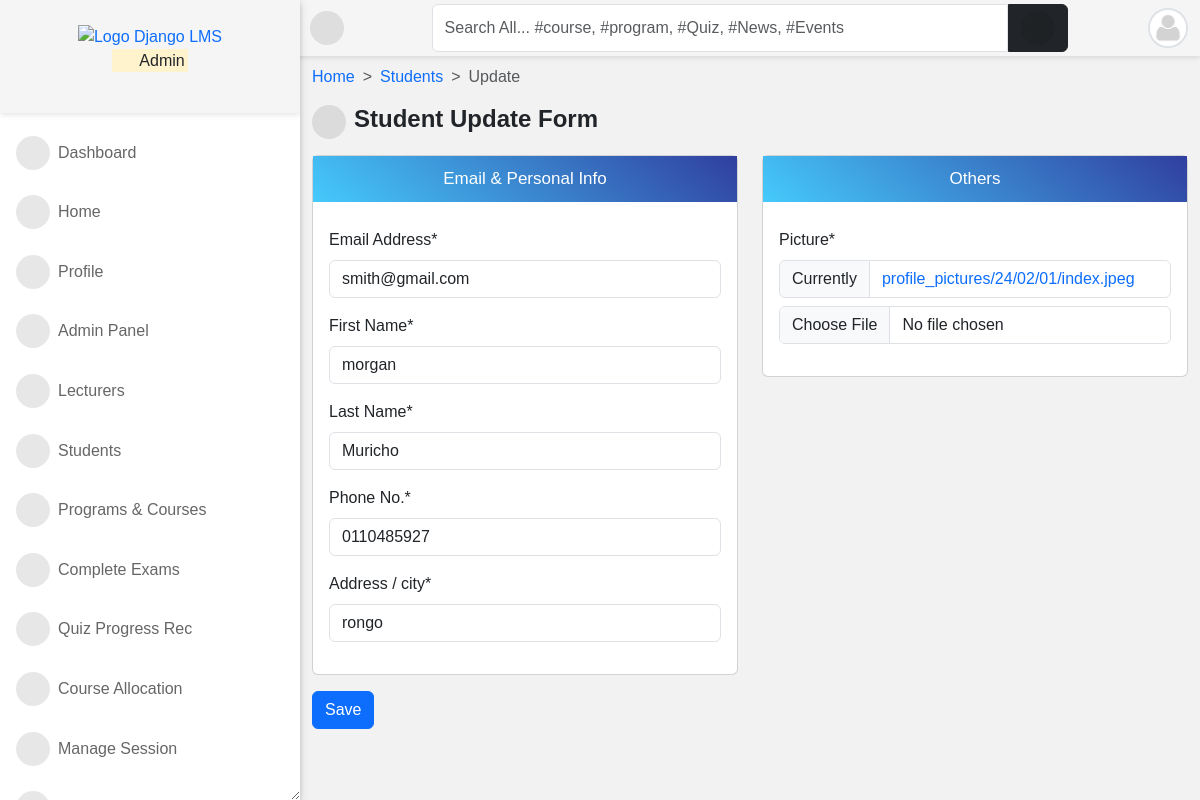
The app's page /accounts/student/2/edit/ (signed in) with its own data.
### accounts/models.py (models this page shows, shortened)
class User(AbstractUser):
    is_student = models.BooleanField(default=False)
    is_lecturer = models.BooleanField(default=False)
    is_parent = models.BooleanField(default=False)
    is_dep_head = models.BooleanField(default=False)
    phone = models.CharField(max_length=60, blank=True, null=True)
    address = models.CharField(max_length=60, blank=True, null=True)
    picture = models.ImageField(
        upload_to="profile_pictures/%y/%m/%d/", default="default.png", null=True
    )
    email = models.EmailField(blank=True, null=True)
    username_validator = ASCIIUsernameValidator()
    objects = CustomUserManager()
    class Meta:
        ordering = ("-date_joined",)
    @property
    def get_user_role(self):
        if self.is_superuser:
            role = "Admin"
        elif self.is_student:
            role = "Student"
        elif self.is_lecturer:
            role = "Lecturer"
        elif self.is_parent:
            role = "Parent"
        return role

### accounts/decorators.py (the view)
    def wrapper(request, *args, **kwargs):
        if test_func(request.user):
            return function(request, *args, **kwargs) if function else None
        else:
            return redirect(redirect_to)

### accounts/views.py (called while the page is built)
@login_required
@admin_required
def edit_student(request, pk):
    instance = get_object_or_404(User, is_student=True, pk=pk)
    if request.method == "POST":
        form = ProfileUpdateForm(request.POST, request.FILES, instance=instance)
        full_name = instance.get_full_name
        if form.is_valid():
            form.save()
            messages.success(request, ("Student " + full_name + " has been updated."))
            return redirect("student_list")
        else:
            messages.error(request, "Please correct the error below.")
    else:
        form = ProfileUpdateForm(instance=instance)
    return render(
        request,
        "accounts/edit_student.html",
        {
            "title": "Edit-profile",
            "form": form,
        },
    )

### templates/accounts/edit_student.html (shortened to what this page needs)
{% extends 'base.html' %}
{% load crispy_forms_tags %}
{% load static %}
{% block content %}
<nav style="--bs-breadcrumb-divider: '>';" aria-label="breadcrumb">
    <ol class="breadcrumb">
      <li class="breadcrumb-item"><a href="/">Home</a></li>
      <li class="breadcrumb-item"><a href="{% url 'student_list' %}">Students</a></li>
      <li class="breadcrumb-item active" aria-current="page">Update</li>
    </ol>
</nav>
<h4 class="fw-bold mb-3"><i class="fas fa-cog me-2"></i>Student Update Form</h4>
<form action="" method="POST" enctype="multipart/form-data">{% csrf_token %}
    <div class="row mb-3">
        <div class="col-md-6">
            <div class="card">
                <p class="form-title">Email &amp; Personal Info</p>
                <div class="card-body">
                    {{ form.email|as_crispy_field }}
                    {{ form.first_name|as_crispy_field }}
                    {{ form.last_name|as_crispy_field }}
                    {{ form.phone|as_crispy_field }}
                    {{ form.address|as_crispy_field }}
                </div>
            </div>
        </div>
        <div class="col-md-6">
            <div class="card">
                <p class="form-title">Others</p>
                <div class="card-body">
                    {{ form.picture|as_crispy_field }}
                </div>
            </div>
        </div>
    </div>
    <input class="btn btn-primary" type="submit" value="Save">
</form>
{% endblock content %}

### templates/aside.html (shortened to what this page needs)
{% load static %}
<div id="side-nav">
	<div class="main-menu">
		<div class="top-side text-center py-4" style="background-image: url({% static 'img/dotted.jpg' %});">
			<a href="/">
				<img src="{% static 'img/dj-lms.png' %}" width="110px" alt="Logo Django LMS">
			</a>
			<p class="text-orange">
				<mark>
					<i class="far fa-hand-point-right"></i>
					{{ request.user.get_user_role }}
				</mark>
			</p>
		</div>
		{% url 'home' as hom %} {% url 'dashboard' as dash %} {% url 'profile' as prof %}
		{% url 'lecturer_list' as lec %}
		{% url 'student_list' as stu %} {% url 'course_allocation_view' as cav %}
		{% url 'programs' as pro %} {% url 'session_list' as sess %} {% url 'semester_list' as sem %}
		{% url 'quiz_progress' as qpr %} {% url 'quiz_marking' as qce %} {% url 'user_course_list' as ucl %}
		{% url 'admin_panel' as admin_p %}
		<ul>
			{% if request.user.is_superuser %}
			<li class="{% if request.path == dash %}active{% endif %}">
				<a href="{% url 'dashboard' %}"><i class="fas fa-tachometer-alt"></i>Dashboard</a>
			</li>
			{% endif %}
			<li class="{% if request.path == hom %}active{% endif %}">
				<a href="{% url 'home' %}"><i class="fas fa-home"></i>Home</a>
			</li>
			<li class="{% if request.path == prof %}active{% endif %}">
				<a href="{% url 'profile' %}"><i class="fas fa-user"></i>Profile</a>
			</li>
			{% if request.user.is_superuser %}
			<li class="{% if request.path == admin_p %}active{% endif %}">
				<a href="{% url 'admin_panel' %}"><i class="fas fa-user-tie"></i>Admin Panel</a>
			</li>
			<li class="{% if request.path == lec %}active{% endif %}">
				<a href="{% url 'lecturer_list' %}"><i class="fas fa-chalkboard-teacher"></i>Lecturers</a>
			</li>
			<li class="{% if request.path == stu %}active{% endif %}">
				<a href="{% url 'student_list' %}"><i class="fas fa-user-graduate"></i>Students</a>
			</li>
			{% endif %}
			<li class="{% if request.path == pro %}active{% endif %}">
				<a href="{% url 'programs' %}"><i class="fas fa-book-open"></i>Programs & Courses</a>
			</li>
			{% if request.user.is_superuser or request.user.is_lecturer %}
			<li class="{% if request.path == qce %}active{% endif %}">
				<a href="{% url 'quiz_marking' %}"><i class="fas fa-check-double"></i>Complete Exams</a>
			</li>
			{% endif %}
			{% if request.user.is_superuser %}
			<li class="{% if request.path == qpr %}active{% endif %}">
				<a href="{% url 'quiz_progress' %}"><i class="fas fa-record-vinyl"></i>Quiz Progress Rec</a>
			</li>
			<li class="{% if request.path == cav %}active{% endif %}">
				<a href="{% url 'course_allocation_view' %}"><i class="fas fa-tasks"></i>Course Allocation</a>
			</li>
			<li class="{% if request.path == sess %}active{% endif %}">
				<a href="{% url 'session_list' %}"><i class="fas fa-calendar-week"></i>Manage Session</a>
			</li>
			<li class="{% if request.path == sem %}active{% endif %}">
				<a href="{% url 'semester_list' %}"><i class="fas fa-calendar-alt"></i>Manage Semester</a>
			</li>
			{% endif %}
			<br />
		</ul>
	</div>
</div>

### templates/navbar.html (shortened to what this page needs)
<div id="top-navbar" class="py-1">
	<div class="container">
		<div class="nav-wrapper">
			<div class="toggle-btn" onclick="toggleSidebar()">
				<i class="fas fa-bars"></i>
			</div>
			<form class="form-header" action="{% url 'query' %}" method="GET">
				<input id="primary-search" class="form-control rounded-end-0" type="text" name="q" value="{{ request.GET.q }}"
					placeholder="Search All... #course, #program, #Quiz, #News, #Events" required />
				<button class="btn btn-dark rounded-start-0" type="submit">
					<i class="fas fa-search"></i>
				</button>
			</form>
			<div class="dropdown">
				<div class="avatar border border-2" type="button" data-bs-toggle="dropdown" aria-expanded="false">
					<img src="{{ request.user.picture.url }}">
				</div>
			</div>
		</div>
	</div>
</div>

### templates/aside.html (style rules this page uses)
.top-side { background-size: cover; background-position: top center; }

### records on screen
User: user.get_user_role "Admin", user.picture (placeholder picture)
User: email "smith@gmail.com", first_name "morgan", last_name "Muricho", phone "0110485927", address "rongo"
